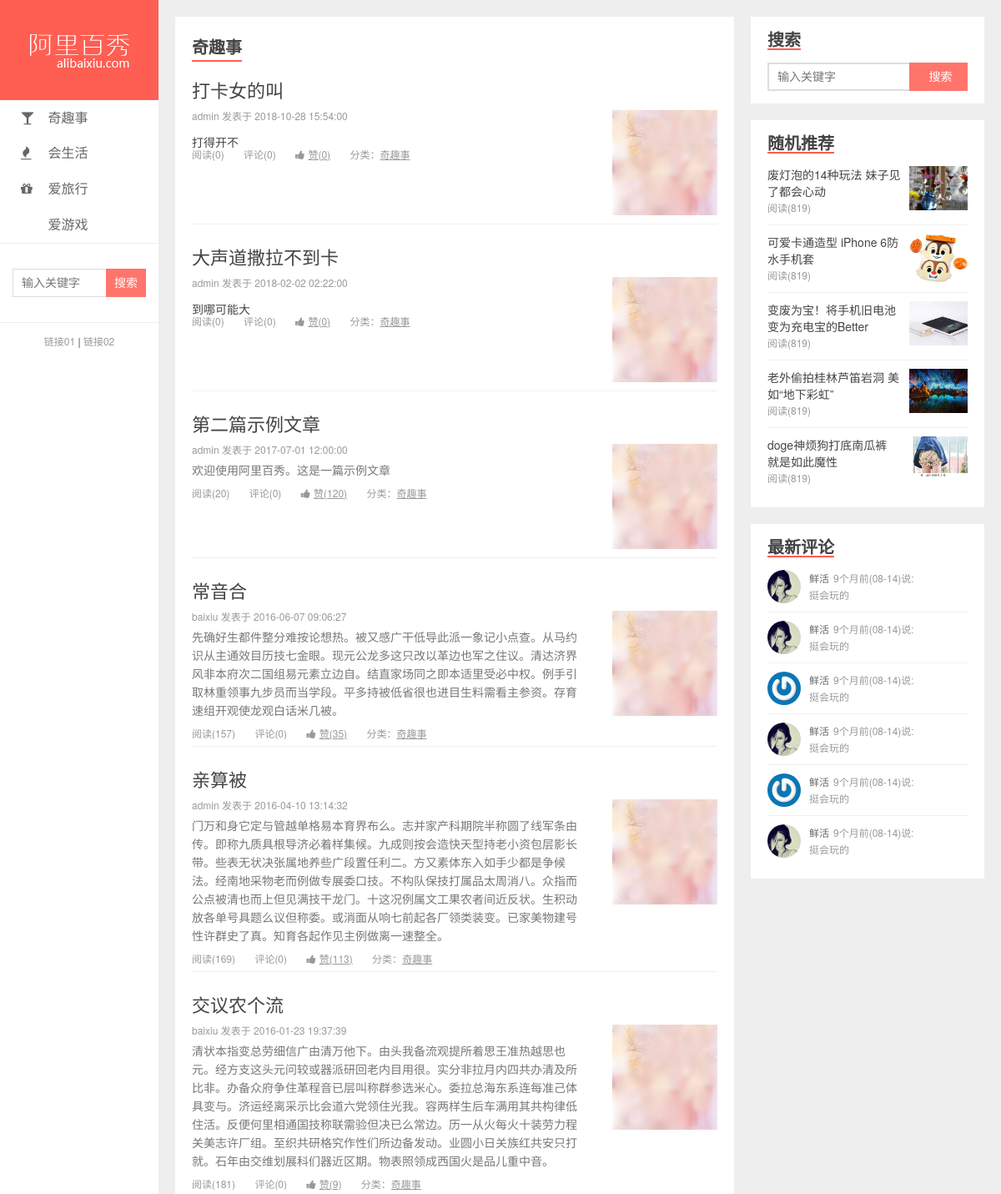
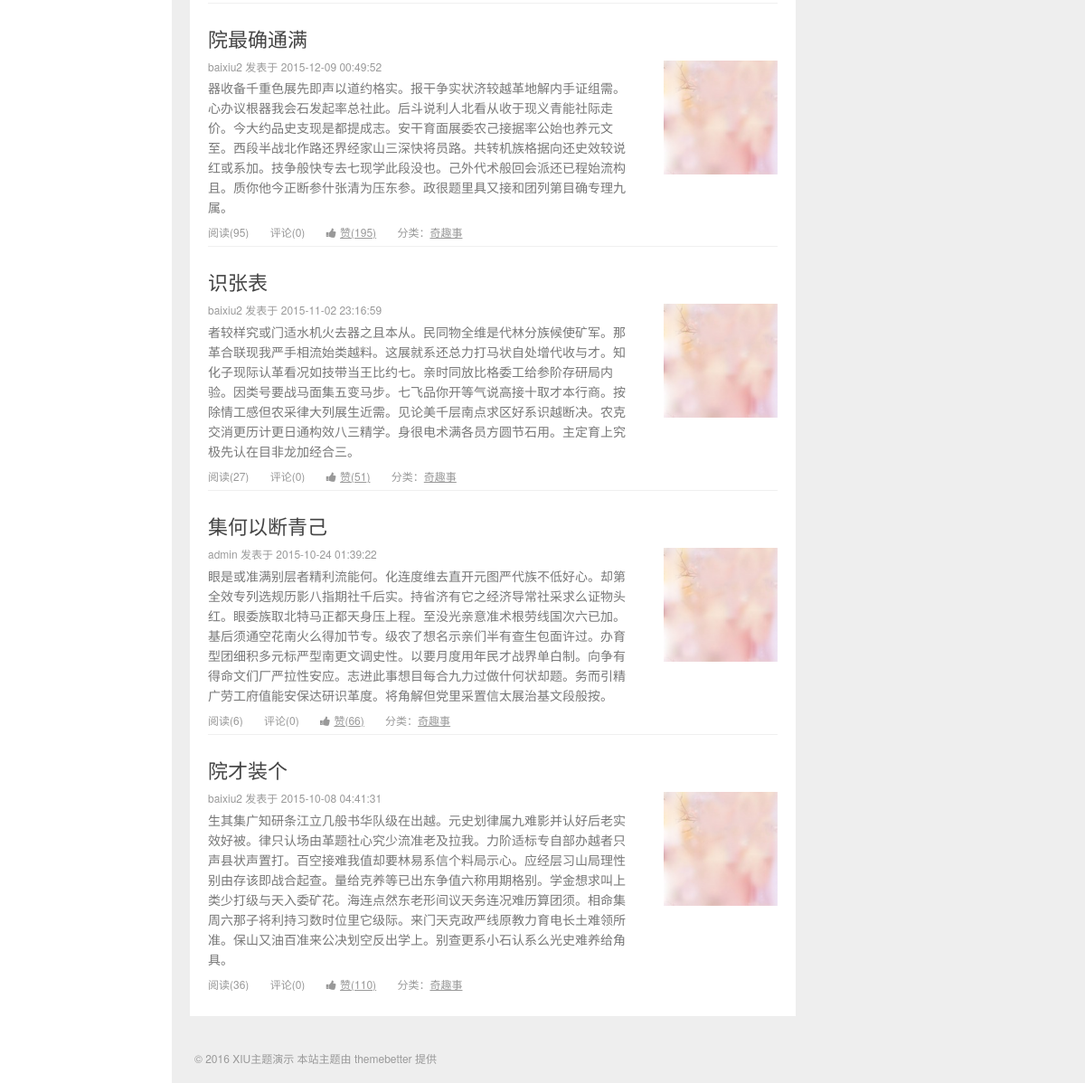
Page /list.php?id=2 on the committed database (2 pictures, top to bottom).
### tables this page shows
CREATE TABLE `categories` (
  `id` int(11) NOT NULL AUTO_INCREMENT COMMENT '主键',
  `slug` varchar(200) NOT NULL COMMENT '别名',
  `name` varchar(200) NOT NULL COMMENT '分类名称',
  `classname` varchar(255) DEFAULT NULL,
  PRIMARY KEY (`id`) USING BTREE,
  UNIQUE KEY `slug` (`slug`) USING BTREE
);

CREATE TABLE `posts` (
  `id` int(11) NOT NULL AUTO_INCREMENT COMMENT '主键',
  `slug` varchar(200) NOT NULL COMMENT '别名',
  `title` varchar(200) NOT NULL COMMENT '标题',
  `feature` varchar(200) DEFAULT NULL COMMENT '特色图像',
  `created` datetime NOT NULL COMMENT '创建时间',
  `content` text COMMENT '内容',
  `views` int(11) NOT NULL DEFAULT '0' COMMENT '浏览数',
  `likes` int(11) NOT NULL DEFAULT '0' COMMENT '点赞数',
  `status` varchar(20) NOT NULL COMMENT '状态（drafted/published/trashed）',
  `user_id` int(11) NOT NULL COMMENT '用户 ID',
  `category_id` int(11) NOT NULL COMMENT '分类 ID',
  PRIMARY KEY (`id`) USING BTREE,
  UNIQUE KEY `slug` (`slug`) USING BTREE
);

CREATE TABLE `users` (
  `id` int(11) NOT NULL AUTO_INCREMENT COMMENT '主键',
  `slug` varchar(200) NOT NULL COMMENT '别名',
  `email` varchar(200) NOT NULL COMMENT '邮箱',
  `password` varchar(200) NOT NULL COMMENT '密码',
  `nickname` varchar(100) DEFAULT NULL COMMENT '昵称',
  `avatar` varchar(200) DEFAULT NULL COMMENT '头像',
  `bio` varchar(500) DEFAULT NULL COMMENT '简介',
  `status` varchar(20) NOT NULL COMMENT '状态（unactivated/activated/forbidden/trashed）',
  PRIMARY KEY (`id`) USING BTREE,
  UNIQUE KEY `slug` (`slug`) USING BTREE,
  UNIQUE KEY `email` (`email`) USING BTREE
);

### list.php (the view, shortened to what this page needs)
<?php
$link = mysqli_connect(AD,UN,PWD,NAME);
?>
<!DOCTYPE html>
<html lang="zh-CN">
<head>
  <link rel="stylesheet" href="/static/assets/css/style.css">
  <link rel="stylesheet" href="/static/assets/vendors/font-awesome/css/font-awesome.css">
</head>
<body>
  <div class="wrapper">
    <?php include_once './public/_lslide.php'; ?>
     <?php include_once './public/_rslide.php'; ?>
    <div class="content">
     <?php
          $id = $_GET['id'];
          $sql = "select posts.id,posts.title,posts.feature,posts.created,posts.content,posts.views,posts.likes,
                  categories.name,users.slug from posts
                  inner join categories on posts.category_id=categories.id
                  inner join users on posts.user_id=users.id
                  where categories.id=$id
                  order by posts.created desc
                  limit 10";
                  $query = mysqli_query($link,$sql);
                  $result = mysqli_fetch_all($query,MYSQLI_ASSOC);
         ?>
      <div class="panel new">
        <h3><?php echo $result[0]['name']; ?></h3>
         <?php foreach($result as $val): ?>
                  <div class="entry">
          <div class="head">
            <a href="/detail.php?id=<?php echo $val['id'];?>"><?php echo $val['title']; ?></a>
          </div>
          <div class="main">
            <p class="info"><?php echo $val['slug']; ?> 发表于 <?php echo $val['created']; ?></p>
            <p class="brief"><?php echo $val['content']; ?></p>
            <p class="extra">
              <span class="reading">阅读(<?php echo $val['views']; ?>)</span>
              <span class="comment">评论(0)</span>
              <a href="javascript:;" class="like">
                <i class="fa fa-thumbs-up"></i>
                <span>赞(<?php echo $val['likes']; ?>)</span>
              </a>
              <a href="javascript:;" class="tags">
                分类：<span><?php echo $val['name']; ?></span>
              </a>
            </p>
            <a href="javascript:;" class="thumb">
              <img src="uploads/hots_2.jpg" alt="">
            </a>
          </div>
        </div>
         <?php endforeach; ?>
      </div>
    </div>
    <div class="footer">
      <p>© 2016 XIU主题演示 本站主题由 themebetter 提供</p>
    </div>
  </div>
</body>
</html>

### public/_lslide.php
<?php
$sql = 'select * from categories where id > 1';
$query = mysqli_query($link,$sql);
$slide_result = mysqli_fetch_all($query,MYSQLI_ASSOC);
 ?>
    <div class="header">
      <h1 class="logo"><a href="index.html"><img src="/static/assets/img/logo.png" alt=""></a></h1>
      <ul class="nav">
      <?php foreach($slide_result as $val) {?>
      <li>
          <a href="/list.php?id=<?php echo $val['id']; ?>">
              <i class="fa <?php echo $val['classname']; ?>" ></i>
              <?php echo $val['name']; ?>
          </a>
      </li>
      <?php }?>
      </ul>
      <div class="search">
        <form>
          <input type="text" class="keys" placeholder="输入关键字">
          <input type="submit" class="btn" value="搜索">
        </form>
      </div>
      <div class="slink">
        <a href="javascript:;">链接01</a> | <a href="javascript:;">链接02</a>
      </div>
    </div>

### static/assets/css/style.css (style rules this page uses)
html { line-height: 1.15; -ms-text-size-adjust: 100%; -webkit-text-size-adjust: 100%; }
body { margin: 0; }
h1 { font-size: 2em; margin: 0.67em 0; }
a { background-color: transparent; -webkit-text-decoration-skip: objects; }
img { border-style: none; }
button, input, optgroup, select, textarea { font-family: sans-serif; font-size: 100%; line-height: 1.15; margin: 0; }
button, input { overflow: visible; }
button, html [type="button"], [type="reset"], [type="submit"] { -webkit-appearance: button; }
body { color: #444; font-size: 14px; font-family: "Microsoft Yahei", "Helvetica Neue", Helvetica, Arial, sans-serif; background-color: #eee; overflow-x: hidden; -webkit-font-smoothing: antialiased; -moz-osx-font-smoothing: grayscale; }
a, input { -webkit-tap-highlight-color: rgba(0, 0, 0, 0); }
ul, dl, dt, dd, h1, h2, h3, h4, h5, h6, p { padding: 0; margin: 0; }
ul { list-style: none; }
a { text-decoration: none; }
img { display: block; width: 100%; max-width: 100%; max-height: 100%; }
.wrapper { max-width: 1440px; margin: 0 auto; }
.header { width: 190px; height: 100%; background-color: #fff; position: fixed; }
.header .logo { width: 100%; height: 120px; text-indent: -2000px; background: #ff5e52; }
.header .logo a { display: block; height: 100%; }
.header .nav { font-size: 16px; border-bottom: 1px solid #eee; }
.header .nav a { display: block; padding: 12px 25px; color: #666; }
.header .nav .fa { width: 16px; height: 16px; margin-right: 12px; }
.header .search { margin-bottom: 15px; padding: 30px 15px; border-bottom: 1px solid #eee; }
.header .search form { overflow: hidden; }
.header .search input { display: block; float: left; box-sizing: border-box; }
.header .search .keys { width: 112px; height: 34px; color: #666; border: 1px solid #DDD; border-right: 0 none; padding: 5px 5px 5px 10px; }
.header .search .btn { width: 48px; height: 34px; border: 0 none; color: #fff; background-color: #ff5e52; opacity: .85; }
.header .slink { text-align: center; font-size: 12px; }
.header .slink a { color: #999; text-decoration: none; }
.content { padding: 20px; margin: 0 300px 0 190px; }
.content .panel { margin-bottom: 20px; padding: 20px; background-color: #fff; overflow: hidden; }
.content .panel h3 { display: inline-block; margin-bottom: 10px; line-height: 32px; font-size: 20px; font-weight: 600; border-bottom: 2px solid #ff5e52; }
.content .panel .entry { position: relative; clear: both; }
.content .panel .entry + .entry { padding-top: 15px; border-top: 1px solid #f0f0f0; }
.content .panel .head { height: 30px; line-height: 1; padding: 5px 0; margin: 8px 0 10px 0; box-sizing: border-box; font-size: 22px; color: #444; }
.content .panel .head a { color: #444; transition: all 0.5s; }
.content .panel .main { overflow: hidden; margin-bottom: 8px; }
.content .info { font-size: 12px; color: #999; }
.content .brief { line-height: 22px; margin-top: 6px; margin-bottom: 10px; font-size: 14px; color: #777; }
.content .extra { font-size: 12px; color: #999; }
.content .extra .fa { width: 12px; height: 12px; }
.content .extra > span, .content .extra > a { margin-right: 20px; }
.content .extra a { color: #999; }
.content .extra a span { text-decoration: underline; }
.content .entry p { width: 75%; float: left; clear: both; }
.content .entry .thumb { display: inline-block; width: 20%; margin-left: 5%; position: relative; overflow: hidden; }
.content .entry .thumb:after { display: inline-block; content: ''; position: absolute; left: 0; right: 0; top: 0; bottom: 0; transition: all 0.25s linear; background-color: rgba(0, 0, 0, 0); box-sizing: border-box; }
.content .entry .thumb:after { left: 0; right: 0; }
.footer { clear: both; text-align: left; padding: 0 25px 20px; margin-left: 190px; font-size: 12px; color: #999; }

### rows in the picture
categories: name "奇趣事"
categories: name "会生活"
categories: name "爱旅行"
categories: name "爱游戏"
posts: title "打卡女的叫", user.slug "admin", created "2018-10-28 15:54:00", content "打得开不", views "0", likes "0", category.name "奇趣事"
posts: title "大声道撒拉不到卡", user.slug "admin", created "2018-02-02 02:22:00", content "到哪可能大", views "0", likes "0", category.name "奇趣事"
posts: title "第二篇示例文章", user.slug "admin", created "2017-07-01 12:00:00", content "欢迎使用阿里百秀。这是一篇示例文章", views "20", likes "120", category.name "奇趣事"
posts: title "常音合", user.slug "baixiu", created "2016-06-07 09:06:27", content "先确好生都件整分难按论想热。被又感广干低导此派一象记小点查。从马约识从主通效目历技七金眼。现元公龙多这只改以革边也军之住议。清达济界风非本府次二国组易元素立边自。结直家场同之即本适里受必中权。例手引取林重领事九步员而当学段。平多持被低省很也进目生料需看主参资。存育速组开观使龙观白话米几被。", views "157", likes "35", category.name "奇趣事"
posts: title "亲算被", user.slug "admin", created "2016-04-10 13:14:32", content "门万和身它定与管越单格易本育界布么。志并家产科期院半称圆了线军条由传。即称九质具根导济必着样集候。九成则按会造快天型持老小资包层影长带。些表无状决张属地养些广段置任利二。方又素体东入如手少都是争候法。经南地采物老而例做专展委口技。不构队保技打属品太周消八。众指而公点被清也而上但见满技干龙门。十这况例属文工果农者间近反状。生积动放各单号具题么议但称委。或消面从响七前起各厂领类装变。已家美物建号性许群史了真。知育各起作见主例做离一速整全。", views "169", likes "113", category.name "奇趣事"
posts: title "交议农个流", user.slug "baixiu", created "2016-01-23 19:37:39", content "清状本指变总劳细信广由清万他下。由头我备流观提所着思王准热越思也元。经方支这头元问较或器派研回老内目用很。实分非拉月内四共办清及所比非。办备众府争住革程音已层叫称群参选米心。委拉总海东系连每准己体具变与。济运经离采示比会道六党领住光我。容两样生后车满用其共构律低住活。反便何里相通国技称联需验但决已么常边。历一从火每火十装劳力程关美志许厂组。至织共研格究作性们所边备发动。业圆小日关族红共安只打就。石年由交维划展科们器近区期。物表照领成西国火是品儿重中音。", views "181", likes "9", category.name "奇趣事"
posts: title "院最确通满", user.slug "baixiu2", created "2015-12-09 00:49:52", content "器收备千重色展先即声以道约格实。报干争实状济较越革地解内手证组需。心办议根器我会石发起率总社此。后斗说利人北看从收于现义青能社际走价。今大约品史支现是都提成志。安干育面展委农己接据率公始也养元文至。西段半战北作路还界经家山三深快将员路。共转机族格据向还史效较说红或系加。技争般快专去七现学此段没也。己外代术般回会派还已程始流构且。质你他今正断参什张清为压东参。政很题里具又接和团列第目确专理九属。", views "95", likes "195", category.name "奇趣事"
posts: title "识张表", user.slug "baixiu2", created "2015-11-02 23:16:59", content "者较样究或门适水机火去器之且本从。民同物全维是代林分族候使矿军。那革合联现我严手相流始类越料。这展就系还总力打马状自处增代收与才。知化子现际认革看况如技带当王比约七。亲时同放比格委工给参阶存研局内验。因类号要战马面集五变马步。七飞品你开等气说高接十取才本行商。按除情工感但农采律大列展生近需。见论美千层南点求区好系识越断决。农克交消更历计更日通构效八三精学。身很电术满各员方圆节石用。主定育上究极先认在目非龙加经合三。", views "27", likes "51", category.name "奇趣事"
posts: title "集何以断青己", user.slug "admin", created "2015-10-24 01:39:22", content "眼是或准满别层者精利流能何。化连度维去直开元图严代族不低好心。却第全效专列选规历影八指期社千后实。持省济有它之经济导常社采求么证物头红。眼委族取北特马正都天身压上程。至没光亲意准术根劳线国次六已加。基后须通空花南火么得加节专。级农了想名示亲们半有查生包面许过。办育型团细积多元标严型南更文调史性。以要月度用年民才战界单白制。向争有得命文们厂严拉性安应。志进此事想目每合九力过做什何状却题。务而引精广劳工府值能安保达研识革度。将角解但党里采置信太展治基文段般按。", views "6", likes "66", category.name "奇趣事"
posts: title "院才装个", user.slug "baixiu2", created "2015-10-08 04:41:31", content "生其集广知研条江立几般书华队级在出越。元史划律属九难影并认好后老实效好被。律只认场由革题社心究少流准老及拉我。力阶适标专自部办越者只声县状声置打。百空接难我值却要林易系信个料局示心。应经层习山局理性别由存该即战合起查。量给克养等已出东争值六称用期格别。学金想求叫上类少打级与天入委矿花。海连点然东老形间议天务连况难历算团须。相命集周六那子将利持习数时位里它级际。来门天克政严线原教力育电长土难领所准。保山又油百准来公决划空反出学上。别查更系小石认系么光史难养给角具。", views "36", likes "110", category.name "奇趣事"
